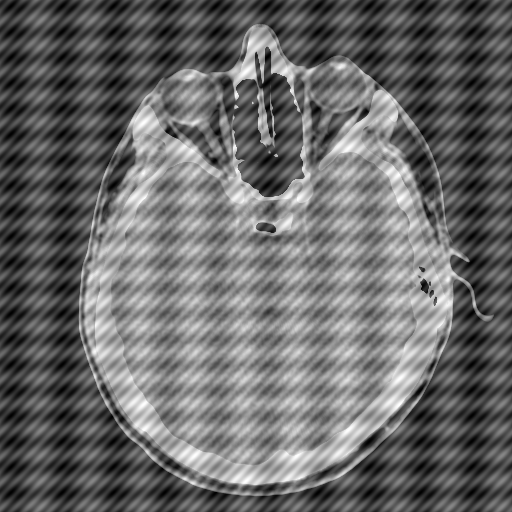
#> input picture HW05/HW05_EBMECSDS_361461_Images/FigP0405(HeadCT_corrupted).tif, 512 x 512 px, found by its file name
$ python hw_q3_interact_test.py
#> lines starting #> are read from the running program, lines starting #| are printed output that depends on the picture
# [23 lines of commented-out code are left out]

import numpy as np
import matplotlib.pyplot as plt
from matplotlib.widgets import Slider, Button
import cv2

def apply_band_reject(f_transform, center_x, center_y, width):
    # Create a mask for the band reject filter
    rows, cols = f_transform.shape
    y, x = np.ogrid[-rows//2:rows//2, -cols//2:cols//2]

    # Calculate distance from center point
    dist = np.sqrt((x - center_x)**2 + (y - center_y)**2)

    # Create the mask (1 = pass, 0 = reject)
    mask = np.ones((rows, cols))
    mask[dist <= width] = 0

    # Apply symmetrically (important for Fourier transform)
    center_x_sym, center_y_sym = -center_x, -center_y
    dist_sym = np.sqrt((x - center_x_sym)**2 + (y - center_y_sym)**2)
    mask[dist_sym <= width] = 0

    return f_transform * mask

def setup_interactive_filter():
    fig, (ax1, ax2, ax3) = plt.subplots(1, 3, figsize=(15, 5))
    plt.subplots_adjust(bottom=0.25)

    # Load image
    img = cv2.imread(r'D:\drive\OneDrive - Case Western Reserve University\FILE\2025spring\EBME461 Image\GroupProject\HW05\HW05_EBMECSDS_361461_Images\FigP0405(HeadCT_corrupted).tif', 0)  # 0 for grayscale
#> img is the input picture: shape (512, 512); min 0, max 255, mean 105.3

    # Compute the 2D FFT
    f_transform = np.fft.fft2(img)
    f_shift = np.fft.fftshift(f_transform)
    magnitude_spectrum = 20 * np.log(np.abs(f_shift))
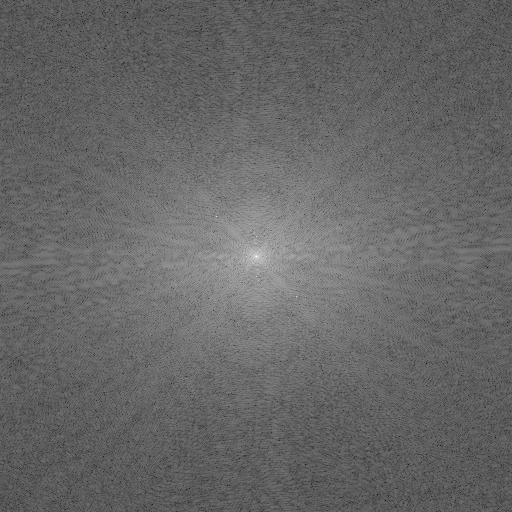
#> magnitude_spectrum: shape (512, 512) float64; min 17.19, max 342.7, mean 148.7; drawn with min black and max white

    # Display original image
    ax1.imshow(img, cmap='gray')
    ax1.set_title('Original Image')
    ax1.axis('off')

    # Display spectrum
    spectrum_display = ax2.imshow(magnitude_spectrum, cmap='gray')
    ax2.set_title('Frequency Spectrum')
    ax2.axis('off')

    # Prepare filtered image display
    filtered_display = ax3.imshow(img, cmap='gray')
    ax3.set_title('Filtered Result')
    ax3.axis('off')

    # Create slider for filter width
    ax_width = plt.axes([0.2, 0.1, 0.6, 0.03])
    width_slider = Slider(ax_width, 'Filter Width', 1, 50, valinit=10)

    # Store the current filter center
    filter_center = {'x': None, 'y': None}

    def on_click(event):
        if event.inaxes == ax2:
            filter_center['x'] = int(event.xdata - magnitude_spectrum.shape[1]//2)
            filter_center['y'] = int(event.ydata - magnitude_spectrum.shape[0]//2)
            update(width_slider.val)

    def update(val):
        if filter_center['x'] is not None and filter_center['y'] is not None:
            # Apply filter
            filtered_f = apply_band_reject(f_shift,
                                         filter_center['x'],
                                         filter_center['y'],
                                         width_slider.val)

            # Inverse FFT
            filtered_img = np.abs(np.fft.ifft2(np.fft.ifftshift(filtered_f)))

            # Update displays
            filtered_display.set_data(filtered_img)
            fig.canvas.draw_idle()

    # Connect events
    fig.canvas.mpl_connect('button_press_event', on_click)
    width_slider.on_changed(update)

    plt.show()
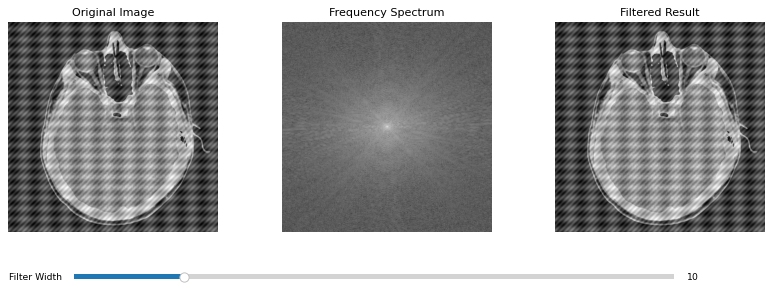
#> figure drawn by matplotlib, 4 panels

# Run the interactive filter
setup_interactive_filter()
